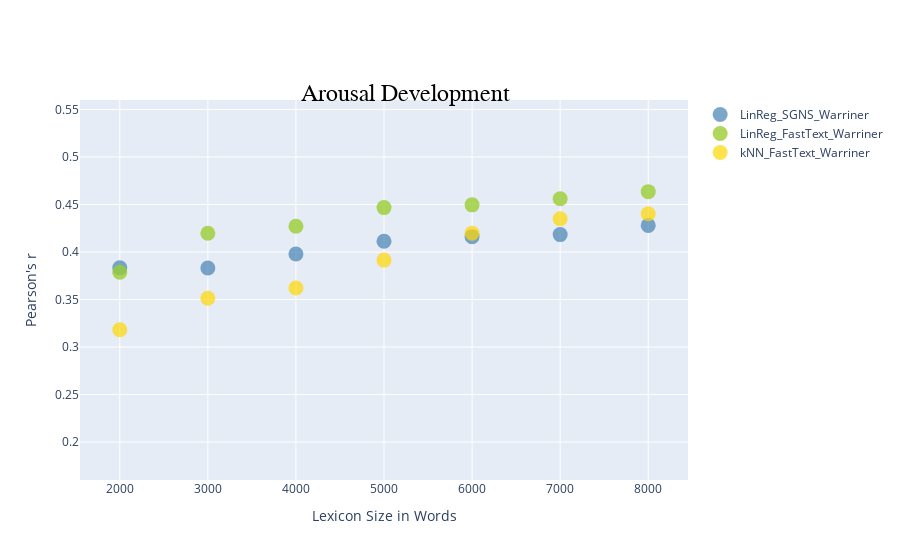

The notebook cell this image was saved under:
### Markdown cell above
# Warriner Arousal Development

### Code cell
fig3 = go.Figure()
fig3.add_trace(go.Scatter(x=[i* 1000 for i in range(2, 9)], y= df_LinReg_SGNS_Warriner['r_A'], name='LinReg_SGNS_Warriner',
                        mode = 'markers',  
                        marker = dict(color='steelblue', size=15, opacity=0.7,)))
fig3.add_trace(go.Scatter(x=[i* 1000 for i in range(2, 9)], y= df_LinReg_FastText_Warriner['r_A'], name='LinReg_FastText_Warriner',
                         mode='markers',  
                         marker=dict(color='yellowgreen', size=15, opacity=0.8,)))
fig3.add_trace(go.Scatter(x=[i* 1000 for i in range(2, 9)], y= df_kNN_FastText_Warriner['r_A'], name='kNN_FastText_Warriner',
                         mode='markers',  
                         marker=dict(color='gold', size=15, opacity=0.7,)))
fig3.update_layout(
    title={
        'text': "Arousal Development",
        'x': 0.45,  
        'xanchor': 'center', 
        'y': 0.85,  
        'font': {
            'size': 24, 
            'family': "Arial",  
            'color': "black" 
        }
    },
    xaxis_title="Lexicon Size in Words",
    yaxis_title="Pearson's r",
    yaxis=dict(
        range=[0.16, 0.56],  
        autorange=False  
    )
)
fig3.show()

### Figure 1 — Plotly figure (JSON) as saved in the notebook; plotly's stock layout.template omitted (floating-point values rounded to 4 significant figures)
{"data": [{"marker": {"color": "steelblue", "opacity": 0.7, "size": 15}, "mode": "markers", "name": "LinReg_SGNS_Warriner", "x": [2000, 3000, 4000, 5000, 6000, 7000, 8000], "y": [0.3833, 0.3831, 0.3978, 0.4113, 0.4162, 0.4183, 0.428], "type": "scatter"}, {"marker": {"color": "yellowgreen", "opacity": 0.8, "size": 15}, "mode": "markers", "name": "LinReg_FastText_Warriner", "x": [2000, 3000, 4000, 5000, 6000, 7000, 8000], "y": [0.3788, 0.4198, 0.4272, 0.4467, 0.4496, 0.4561, 0.4635], "type": "scatter"}, {"marker": {"color": "gold", "opacity": 0.7, "size": 15}, "mode": "markers", "name": "kNN_FastText_Warriner", "x": [2000, 3000, 4000, 5000, 6000, 7000, 8000], "y": [0.3181, 0.3513, 0.3622, 0.3915, 0.4199, 0.4349, 0.4403], "type": "scatter"}], "layout": {"title": {"font": {"size": 24, "family": "Arial", "color": "black"}, "text": "Arousal Development", "x": 0.45, "xanchor": "center", "y": 0.85}, "yaxis": {"title": {"text": "Pearson's r"}, "range": [0.16, 0.56], "autorange": false}, "xaxis": {"title": {"text": "Lexicon Size in Words"}}}}
